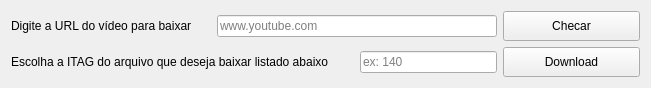
                    <widget class="QWidget" name="layoutWidget_6">
                     <property name="geometry">
                      <rect>
                       <x>10</x>
                       <y>10</y>
                       <width>651</width>
                       <height>71</height>
                      </rect>
                     </property>
                     <layout class="QGridLayout" name="gridLayout_6">
                      <item row="1" column="0" colspan="2">
                       <widget class="QLabel" name="label_15">
                        <property name="minimumSize">
                         <size>
                          <width>300</width>
                          <height>0</height>
                         </size>
                        </property>
                        <property name="text">
                         <string>Escolha a ITAG do arquivo que deseja baixar listado abaixo</string>
                        </property>
                        <property name="wordWrap">
                         <bool>true</bool>
                        </property>
                       </widget>
                      </item>
                      <item row="1" column="3">
                       <widget class="QPushButton" name="downloadButton_diversos">
                        <property name="minimumSize">
                         <size>
                          <width>0</width>
                          <height>30</height>
                         </size>
                        </property>
                        <property name="text">
                         <string>Download</string>
                        </property>
                       </widget>
                      </item>
                      <item row="0" column="0">
                       <widget class="QLabel" name="label_16">
                        <property name="minimumSize">
                         <size>
                          <width>200</width>
                          <height>0</height>
                         </size>
                        </property>
                        <property name="text">
                         <string>Digite a URL do vídeo para baixar</string>
                        </property>
                        <property name="wordWrap">
                         <bool>true</bool>
                        </property>
                       </widget>
                      </item>
                      <item row="0" column="1" colspan="2">
                       <widget class="QLineEdit" name="urltext_imput_diversos">
                        <property name="placeholderText">
                         <string>www.youtube.com</string>
                        </property>
                       </widget>
                      </item>
                      <item row="0" column="3">
                       <widget class="QPushButton" name="checkButton_diversos">
                        <property name="minimumSize">
                         <size>
                          <width>0</width>
                          <height>30</height>
                         </size>
                        </property>
                        <property name="text">
                         <string>Checar</string>
                        </property>
                       </widget>
                      </item>
                      <item row="1" column="2">
                       <widget class="QLineEdit" name="lineEdit_diversos">
                        <property name="sizePolicy">
                         <sizepolicy hsizetype="Preferred" vsizetype="Fixed">
                          <horstretch>0</horstretch>
                          <verstretch>0</verstretch>
                         </sizepolicy>
                        </property>
                        <property name="placeholderText">
                         <string>ex: 140</string>
                        </property>
                       </widget>
                      </item>
                     </layout>
                    </widget>
